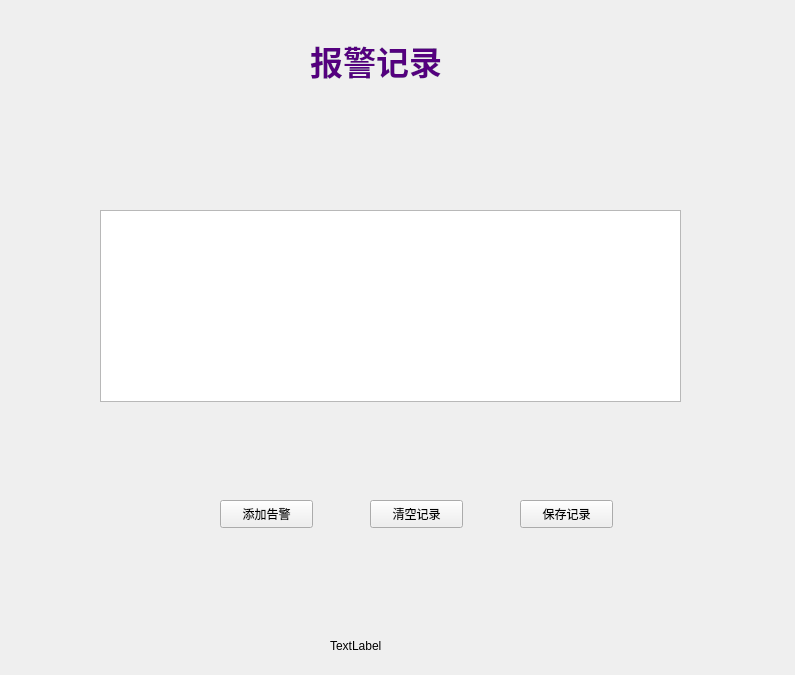
<?xml version="1.0" encoding="UTF-8"?>
<ui version="4.0">
 <class>bjjl</class>
 <widget class="QWidget" name="bjjl">
  <property name="geometry">
   <rect>
    <x>0</x>
    <y>0</y>
    <width>795</width>
    <height>675</height>
   </rect>
  </property>
  <property name="windowTitle">
   <string>报警记录</string>
  </property>
  <widget class="QLabel" name="label">
   <property name="geometry">
    <rect>
     <x>310</x>
     <y>30</y>
     <width>171</width>
     <height>61</height>
    </rect>
   </property>
   <property name="font">
    <font>
     <pointsize>25</pointsize>
     <weight>75</weight>
     <bold>true</bold>
    </font>
   </property>
   <property name="styleSheet">
    <string notr="true">color: rgb(85, 0, 127);</string>
   </property>
   <property name="text">
    <string>报警记录</string>
   </property>
  </widget>
  <widget class="QTableWidget" name="tableWidget">
   <property name="geometry">
    <rect>
     <x>100</x>
     <y>210</y>
     <width>581</width>
     <height>192</height>
    </rect>
   </property>
  </widget>
  <widget class="QPushButton" name="pushButton">
   <property name="geometry">
    <rect>
     <x>370</x>
     <y>500</y>
     <width>93</width>
     <height>28</height>
    </rect>
   </property>
   <property name="text">
    <string>清空记录</string>
   </property>
  </widget>
  <widget class="QPushButton" name="pushButton_2">
   <property name="geometry">
    <rect>
     <x>520</x>
     <y>500</y>
     <width>93</width>
     <height>28</height>
    </rect>
   </property>
   <property name="text">
    <string>保存记录</string>
   </property>
  </widget>
  <widget class="QPushButton" name="pushButton_3">
   <property name="geometry">
    <rect>
     <x>220</x>
     <y>500</y>
     <width>93</width>
     <height>28</height>
    </rect>
   </property>
   <property name="text">
    <string>添加告警</string>
   </property>
  </widget>
  <widget class="QLabel" name="label_2">
   <property name="geometry">
    <rect>
     <x>330</x>
     <y>630</y>
     <width>141</width>
     <height>31</height>
    </rect>
   </property>
   <property name="text">
    <string>TextLabel</string>
   </property>
  </widget>
 </widget>
 <resources/>
 <connections/>
</ui>
